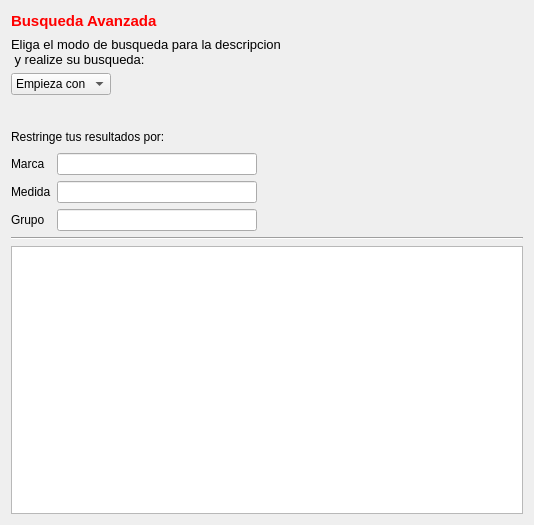
<?xml version="1.0" encoding="UTF-8"?>
<ui version="4.0">
 <class>ui_global_manager_articulos</class>
 <widget class="QWidget" name="ui_global_manager_articulos">
  <property name="geometry">
   <rect>
    <x>0</x>
    <y>0</y>
    <width>534</width>
    <height>525</height>
   </rect>
  </property>
  <property name="windowTitle">
   <string>Form</string>
  </property>
  <layout class="QGridLayout" name="gridLayout">
   <item row="0" column="0">
    <layout class="QHBoxLayout" name="horizontalLayout">
     <item>
      <widget class="QLabel" name="label_3">
       <property name="font">
        <font>
         <pointsize>11</pointsize>
         <weight>75</weight>
         <bold>true</bold>
        </font>
       </property>
       <property name="styleSheet">
        <string notr="true">color: rgb(255, 0, 0);</string>
       </property>
       <property name="text">
        <string>Busqueda Avanzada</string>
       </property>
      </widget>
     </item>
     <item>
      <spacer name="horizontalSpacer">
       <property name="orientation">
        <enum>Qt::Horizontal</enum>
       </property>
       <property name="sizeHint" stdset="0">
        <size>
         <width>40</width>
         <height>20</height>
        </size>
       </property>
      </spacer>
     </item>
    </layout>
   </item>
   <item row="1" column="0">
    <layout class="QHBoxLayout" name="horizontalLayout_2">
     <item>
      <widget class="QLabel" name="label_6">
       <property name="font">
        <font>
         <pointsize>10</pointsize>
         <weight>50</weight>
         <bold>false</bold>
        </font>
       </property>
       <property name="text">
        <string>Eliga el modo de busqueda para la descripcion
 y realize su busqueda:</string>
       </property>
      </widget>
     </item>
     <item>
      <spacer name="horizontalSpacer_2">
       <property name="orientation">
        <enum>Qt::Horizontal</enum>
       </property>
       <property name="sizeHint" stdset="0">
        <size>
         <width>40</width>
         <height>20</height>
        </size>
       </property>
      </spacer>
     </item>
    </layout>
   </item>
   <item row="2" column="0">
    <layout class="QHBoxLayout" name="horizontalLayout_3">
     <item>
      <widget class="QComboBox" name="comboBox_modo">
       <item>
        <property name="text">
         <string>Empieza con</string>
        </property>
       </item>
       <item>
        <property name="text">
         <string>Contiene a</string>
        </property>
       </item>
      </widget>
     </item>
     <item>
      <spacer name="horizontalSpacer_3">
       <property name="orientation">
        <enum>Qt::Horizontal</enum>
       </property>
       <property name="sizeHint" stdset="0">
        <size>
         <width>40</width>
         <height>20</height>
        </size>
       </property>
      </spacer>
     </item>
    </layout>
   </item>
   <item row="3" column="0">
    <layout class="QHBoxLayout" name="horizontalLayout_4">
     <item>
      <widget class="ui_advanced_search_articulo" name="busqueda" native="true">
       <property name="minimumSize">
        <size>
         <width>0</width>
         <height>0</height>
        </size>
       </property>
      </widget>
     </item>
     <item>
      <spacer name="horizontalSpacer_4">
       <property name="orientation">
        <enum>Qt::Horizontal</enum>
       </property>
       <property name="sizeHint" stdset="0">
        <size>
         <width>40</width>
         <height>20</height>
        </size>
       </property>
      </spacer>
     </item>
    </layout>
   </item>
   <item row="4" column="0">
    <layout class="QHBoxLayout" name="horizontalLayout_5">
     <item>
      <widget class="QLabel" name="label_5">
       <property name="text">
        <string>Restringe tus resultados por:</string>
       </property>
      </widget>
     </item>
     <item>
      <spacer name="horizontalSpacer_5">
       <property name="orientation">
        <enum>Qt::Horizontal</enum>
       </property>
       <property name="sizeHint" stdset="0">
        <size>
         <width>40</width>
         <height>20</height>
        </size>
       </property>
      </spacer>
     </item>
    </layout>
   </item>
   <item row="5" column="0">
    <layout class="QHBoxLayout" name="horizontalLayout_6">
     <item>
      <widget class="QLabel" name="label">
       <property name="minimumSize">
        <size>
         <width>40</width>
         <height>0</height>
        </size>
       </property>
       <property name="text">
        <string>Marca</string>
       </property>
      </widget>
     </item>
     <item>
      <widget class="QLineEdit" name="lineEdit_marca">
       <property name="minimumSize">
        <size>
         <width>150</width>
         <height>0</height>
        </size>
       </property>
       <property name="maximumSize">
        <size>
         <width>200</width>
         <height>16777215</height>
        </size>
       </property>
      </widget>
     </item>
     <item>
      <spacer name="horizontalSpacer_6">
       <property name="orientation">
        <enum>Qt::Horizontal</enum>
       </property>
       <property name="sizeHint" stdset="0">
        <size>
         <width>40</width>
         <height>20</height>
        </size>
       </property>
      </spacer>
     </item>
    </layout>
   </item>
   <item row="6" column="0">
    <layout class="QHBoxLayout" name="horizontalLayout_7">
     <item>
      <widget class="QLabel" name="label_2">
       <property name="minimumSize">
        <size>
         <width>40</width>
         <height>0</height>
        </size>
       </property>
       <property name="text">
        <string>Medida</string>
       </property>
      </widget>
     </item>
     <item>
      <widget class="QLineEdit" name="lineEdit_medida">
       <property name="minimumSize">
        <size>
         <width>150</width>
         <height>0</height>
        </size>
       </property>
       <property name="maximumSize">
        <size>
         <width>200</width>
         <height>16777215</height>
        </size>
       </property>
      </widget>
     </item>
     <item>
      <spacer name="horizontalSpacer_7">
       <property name="orientation">
        <enum>Qt::Horizontal</enum>
       </property>
       <property name="sizeHint" stdset="0">
        <size>
         <width>40</width>
         <height>20</height>
        </size>
       </property>
      </spacer>
     </item>
    </layout>
   </item>
   <item row="7" column="0">
    <layout class="QHBoxLayout" name="horizontalLayout_8">
     <item>
      <widget class="QLabel" name="label_4">
       <property name="minimumSize">
        <size>
         <width>40</width>
         <height>0</height>
        </size>
       </property>
       <property name="text">
        <string>Grupo</string>
       </property>
      </widget>
     </item>
     <item>
      <widget class="QLineEdit" name="lineEdit_grupo">
       <property name="minimumSize">
        <size>
         <width>150</width>
         <height>0</height>
        </size>
       </property>
       <property name="maximumSize">
        <size>
         <width>200</width>
         <height>16777215</height>
        </size>
       </property>
      </widget>
     </item>
     <item>
      <spacer name="horizontalSpacer_10">
       <property name="orientation">
        <enum>Qt::Horizontal</enum>
       </property>
       <property name="sizeHint" stdset="0">
        <size>
         <width>40</width>
         <height>20</height>
        </size>
       </property>
      </spacer>
     </item>
    </layout>
   </item>
   <item row="8" column="0">
    <layout class="QHBoxLayout" name="horizontalLayout_9"/>
   </item>
   <item row="9" column="0">
    <widget class="Line" name="line">
     <property name="orientation">
      <enum>Qt::Horizontal</enum>
     </property>
    </widget>
   </item>
   <item row="10" column="0">
    <widget class="QTableView" name="tableView_articulos"/>
   </item>
  </layout>
 </widget>
 <customwidgets>
  <customwidget>
   <class>ui_advanced_search_articulo</class>
   <extends>QWidget</extends>
   <header>ui_advanced_search_articulo.h</header>
   <container>1</container>
  </customwidget>
 </customwidgets>
 <tabstops>
  <tabstop>lineEdit_marca</tabstop>
  <tabstop>lineEdit_medida</tabstop>
  <tabstop>lineEdit_grupo</tabstop>
  <tabstop>tableView_articulos</tabstop>
  <tabstop>comboBox_modo</tabstop>
 </tabstops>
 <resources/>
 <connections/>
</ui>
